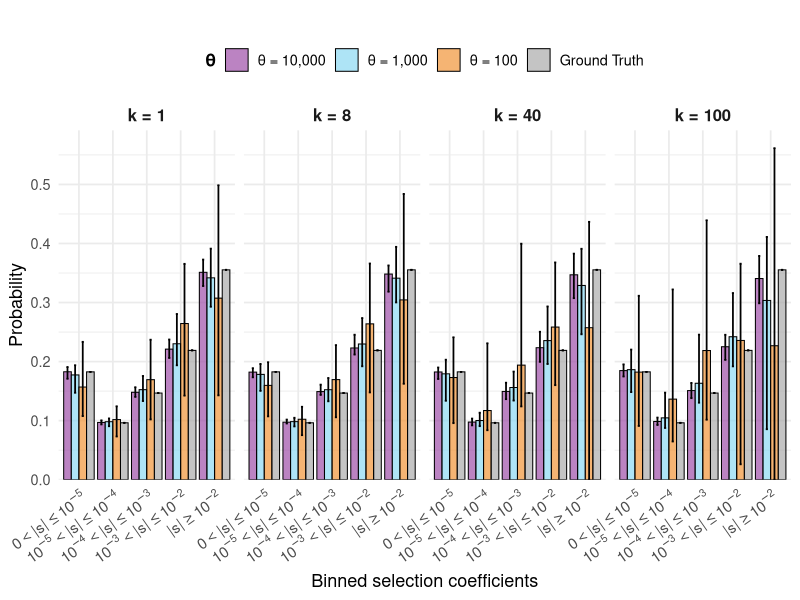

Reproduce this figure in R.
# Accumulated probability curve plot - Gamma DFE inference
# UPDATED: Now compares across theta values (colors = theta)
#          • Facets by sample size (k)
#          • Legend shows θ values (10,000 / 1,000 / 100)
#          • Ground Truth repeated in every facet for easy comparison
#          • All 3 theta × 4 k combinations included (12 datasets total)

library(tidyr)
library(dplyr)
library(ggplot2)

# ====================== BIN DEFINITION ======================
# Character version for data handling
bin_labels_char <- c("0 - <1e-5", 
                     "1e-5 - <1e-4", 
                     "1e-4 - <1e-3", 
                     "1e-3 - <1e-2", 
                     ">= 1e-2")

# Mathematical version with 's' (only for nice plotting)
bin_labels_math <- c(
  expression(0 < "|" * s * "|" ~ "\u2264" ~ 10^{-5}),
  expression(10^{-5} < "|" * s * "|" ~ "\u2264" ~ 10^{-4}),
  expression(10^{-4} < "|" * s * "|" ~ "\u2264" ~ 10^{-3}),
  expression(10^{-3} < "|" * s * "|" ~ "\u2264" ~ 10^{-2}),
  expression("|" * s * "|" ~ "\u2265" ~ 10^{-2})
)

# ====================== BIN BREAKPOINTS ======================
s <- c(1e-5, 1e-4, 1e-3, 1e-2)
TwoNs <- 2 * 10000 * s   # 2N * s with N = 10,000

# ====================== PROPORTION FUNCTION ======================
calcular_proporciones <- function(alpha, scale) {
  cdf <- pgamma(q = TwoNs, 
                shape = alpha, 
                scale = scale, 
                lower.tail = TRUE)
  
  bin_probs <- c(
    cdf[1],                    # bin 1: 0 to < 1e-5
    cdf[2] - cdf[1],           # bin 2: 1e-5 to < 1e-4
    cdf[3] - cdf[2],           # bin 3: 1e-4 to < 1e-3
    cdf[4] - cdf[3],           # bin 4: 1e-3 to < 1e-2
    1 - cdf[4]                 # bin 5: >= 1e-2
  )
  
  names(bin_probs) <- bin_labels_char
  return(bin_probs)
}

# ====================== READ PARAMETERS FROM CSV FILES ======================
# (Your reading section – only minor typo fixes so it runs)

### Theta = 10,000 (diezmil)
params_k1_diezmil   <- read.csv("boykodfe_1t.csv", header = FALSE)
alpha_k1_diezmil    <- params_k1_diezmil[, 1]
scale_k1_diezmil    <- params_k1_diezmil[, 2]

params_k8_diezmil   <- read.csv("boykodfe_8t.csv", header = FALSE)
alpha_k8_diezmil    <- params_k8_diezmil[, 1]
scale_k8_diezmil    <- params_k8_diezmil[, 2]

params_k40_diezmil  <- read.csv("boykodfe_40t.csv", header = FALSE)
alpha_k40_diezmil   <- params_k40_diezmil[, 1]
scale_k40_diezmil   <- params_k40_diezmil[, 2]

params_k100_diezmil <- read.csv("boykodfe_100t.csv", header = FALSE)
alpha_k100_diezmil  <- params_k100_diezmil[, 1]
scale_k100_diezmil  <- params_k100_diezmil[, 2]

### Theta = 1,000 (mil)
params_k1_mil   <- read.csv("boyko_k1_tmil_results.csv", header = FALSE)
alpha_k1_mil    <- params_k1_mil[, 1]
scale_k1_mil    <- params_k1_mil[, 2]

params_k8_mil   <- read.csv("boyko_k8_tmil_results.csv", header = FALSE)
alpha_k8_mil    <- params_k8_mil[, 1]
scale_k8_mil    <- params_k8_mil[, 2]

params_k40_mil  <- read.csv("boyko_k40_tmil_results.csv", header = FALSE)
alpha_k40_mil   <- params_k40_mil[, 1]
scale_k40_mil   <- params_k40_mil[, 2]

params_k100_mil <- read.csv("boyko_k100_tmil_results.csv", header = FALSE)
alpha_k100_mil  <- params_k100_mil[, 1]
scale_k100_mil  <- params_k100_mil[, 2]

### Theta = 100 (cien)
params_k1_cien   <- read.csv("boyko_k1_tcien_results.csv", header = FALSE)
alpha_k1_cien    <- params_k1_cien[, 1]
scale_k1_cien    <- params_k1_cien[, 2]

params_k8_cien   <- read.csv("boyko_k8_tcien_results.csv", header = FALSE)
alpha_k8_cien    <- params_k8_cien[, 1]
scale_k8_cien    <- params_k8_cien[, 2]

params_k40_cien  <- read.csv("boyko_k40_tcien_results.csv", header = FALSE)
alpha_k40_cien   <- params_k40_cien[, 1]   # fixed
scale_k40_cien   <- params_k40_cien[, 2]   # fixed

params_k100_cien <- read.csv("boyko_k100_tcien_results.csv", header = FALSE)
alpha_k100_cien  <- params_k100_cien[, 1]
scale_k100_cien  <- params_k100_cien[, 2]

# ====================== CALCULATIONS (all 12 combinations) ======================
prob_k1_diezmil   <- t(sapply(1:50, function(i) calcular_proporciones(alpha_k1_diezmil[i],   scale_k1_diezmil[i])))
prob_k8_diezmil   <- t(sapply(1:50, function(i) calcular_proporciones(alpha_k8_diezmil[i],   scale_k8_diezmil[i])))
prob_k40_diezmil  <- t(sapply(1:50, function(i) calcular_proporciones(alpha_k40_diezmil[i],  scale_k40_diezmil[i])))
prob_k100_diezmil <- t(sapply(1:50, function(i) calcular_proporciones(alpha_k100_diezmil[i], scale_k100_diezmil[i])))

prob_k1_mil   <- t(sapply(1:50, function(i) calcular_proporciones(alpha_k1_mil[i],   scale_k1_mil[i])))
prob_k8_mil   <- t(sapply(1:50, function(i) calcular_proporciones(alpha_k8_mil[i],   scale_k8_mil[i])))
prob_k40_mil  <- t(sapply(1:50, function(i) calcular_proporciones(alpha_k40_mil[i],  scale_k40_mil[i])))
prob_k100_mil <- t(sapply(1:50, function(i) calcular_proporciones(alpha_k100_mil[i], scale_k100_mil[i])))

prob_k1_cien   <- t(sapply(1:50, function(i) calcular_proporciones(alpha_k1_cien[i],   scale_k1_cien[i])))
prob_k8_cien   <- t(sapply(1:50, function(i) calcular_proporciones(alpha_k8_cien[i],   scale_k8_cien[i])))
prob_k40_cien  <- t(sapply(1:50, function(i) calcular_proporciones(alpha_k40_cien[i],  scale_k40_cien[i])))
prob_k100_cien <- t(sapply(1:50, function(i) calcular_proporciones(alpha_k100_cien[i], scale_k100_cien[i])))

# Assign column names
colnames(prob_k1_diezmil)   <- bin_labels_char
colnames(prob_k8_diezmil)   <- bin_labels_char
colnames(prob_k40_diezmil)  <- bin_labels_char
colnames(prob_k100_diezmil) <- bin_labels_char
colnames(prob_k1_mil)       <- bin_labels_char
colnames(prob_k8_mil)       <- bin_labels_char
colnames(prob_k40_mil)      <- bin_labels_char
colnames(prob_k100_mil)     <- bin_labels_char
colnames(prob_k1_cien)      <- bin_labels_char
colnames(prob_k8_cien)      <- bin_labels_char
colnames(prob_k40_cien)     <- bin_labels_char
colnames(prob_k100_cien)    <- bin_labels_char

# ====================== LONG FORMAT (theta + k) ======================
long_df <- bind_rows(
  as.data.frame(prob_k1_diezmil)   %>% mutate(theta = "10,000", k = "k1",   replicate = 1:50),
  as.data.frame(prob_k8_diezmil)   %>% mutate(theta = "10,000", k = "k8",   replicate = 1:50),
  as.data.frame(prob_k40_diezmil)  %>% mutate(theta = "10,000", k = "k40",  replicate = 1:50),
  as.data.frame(prob_k100_diezmil) %>% mutate(theta = "10,000", k = "k100", replicate = 1:50),
  
  as.data.frame(prob_k1_mil)   %>% mutate(theta = "1,000", k = "k1",   replicate = 1:50),
  as.data.frame(prob_k8_mil)   %>% mutate(theta = "1,000", k = "k8",   replicate = 1:50),
  as.data.frame(prob_k40_mil)  %>% mutate(theta = "1,000", k = "k40",  replicate = 1:50),
  as.data.frame(prob_k100_mil) %>% mutate(theta = "1,000", k = "k100", replicate = 1:50),
  
  as.data.frame(prob_k1_cien)   %>% mutate(theta = "100", k = "k1",   replicate = 1:50),
  as.data.frame(prob_k8_cien)   %>% mutate(theta = "100", k = "k8",   replicate = 1:50),
  as.data.frame(prob_k40_cien)  %>% mutate(theta = "100", k = "k40",  replicate = 1:50),
  as.data.frame(prob_k100_cien) %>% mutate(theta = "100", k = "k100", replicate = 1:50)
) %>%
  pivot_longer(
    cols = all_of(bin_labels_char), 
    names_to = "bin", 
    values_to = "probability"
  )

# ====================== GROUND TRUTH (repeated in every facet) ======================
truth_prob <- pgamma(TwoNs, shape = 0.184, scale = 3198.626) #boyko et al. gamma
#truth_prob <- pgamma(TwoNs, shape = 0.186, scale = 706.899) #kim et al. gamma
truth <- c(truth_prob[1], 
           truth_prob[2] - truth_prob[1], 
           truth_prob[3] - truth_prob[2], 
           truth_prob[4] - truth_prob[3], 
           1 - truth_prob[4])

truth_df <- data.frame(bin = bin_labels_char, probability = truth) %>%
  crossing(k = c("k1", "k8", "k40", "k100")) %>%
  mutate(theta = "Ground Truth")

# Combine
long_df_with_truth <- bind_rows(long_df, truth_df) %>%
  mutate(
    theta = factor(theta, 
                   levels = c("10,000", "1,000", "100", "Ground Truth"),
                   labels = c("θ = 10,000", "θ = 1,000", "θ = 100", "Ground Truth")),
    k = factor(k, 
               levels = c("k1", "k8", "k40", "k100"),
               labels = c("k = 1", "k = 8", "k = 40", "k = 100")),
    bin = factor(bin, levels = bin_labels_char)
  )

# ====================== SUMMARY ======================
summary_df <- long_df_with_truth %>%
  group_by(theta, k, bin) %>%
  summarise(
    mean_prob = mean(probability),
    min_prob  = min(probability),
    max_prob  = max(probability),
    .groups = "drop"
  )

# ====================== FINAL PLOT ======================
p <- ggplot(summary_df, aes(x = bin, y = mean_prob, fill = theta)) +
  geom_col(position = position_dodge(width = 0.9),
           color = "black", linewidth = 0.35, alpha = 0.7) +
  
  geom_errorbar(aes(ymin = min_prob, ymax = max_prob),
                position = position_dodge(width = 0.9),
                width = 0.25,
                linewidth = 0.6) +
  
  facet_wrap(~ k, ncol = 4) +
  
  theme_minimal(base_size = 13) +
  labs(title = "",
       x = "Binned selection coefficients", 
       y = "Probability",
       fill = "θ") +
  theme(
    axis.text.x = element_text(angle = 35, hjust = 1, size = 11),
    legend.position = "top",
    legend.title = element_text(face = "bold"),
    plot.title = element_text(face = "bold"),
    strip.text = element_text(face = "bold", size = 12)
  ) +
  scale_fill_manual(values = c("θ = 10,000" = "#9e4ea7",
                               "θ = 1,000"  = "#8bd8f2",
                               "θ = 100"    = "#f19437",
                               "Ground Truth" = "#ababab")) +
  scale_y_continuous(limits = c(0, 0.58),  #58 boyko, 45 kim. 
                     breaks = seq(0, 0.5, by = 0.1),
                     expand = expansion(mult = c(0, 0.02))) +
  scale_x_discrete(labels = bin_labels_math)

# ====================== SAVE PLOT ======================
ggsave(filename = "Gamma_boykoDFE_inference.jpg",
       plot = p,
       width = 14,      # slightly wider for 4 facets
       height = 6,
       dpi = 300,
       device = "jpg")

print("Plot saved successfully as Gamma_boykoDFE_inference.jpg")
print("→ Colors now represent theta values")
print("→ Facets show each sample size (k)")
